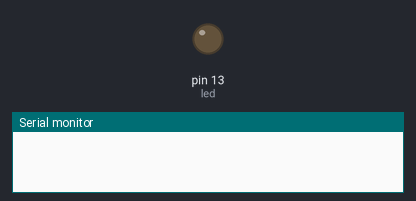
Recording of a sketch running on a simulated Arduino Uno, built with avr-gcc and run on an emulated ATmega328P. Parts: output pins drawn as LEDs (lit = HIGH), the last lines printed to the serial monitor.

Above: at 0.17 s.
At 5.4 s:
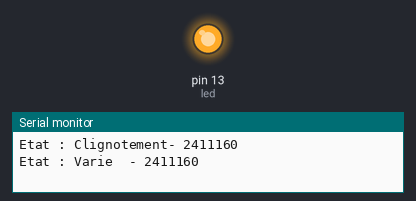
Timing chart, 0 to 9.7 s (numbered marks = the images above):
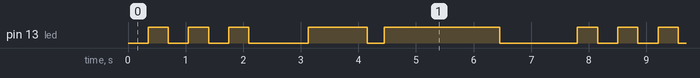

Measured:
- by itself, pin 13 (led): repeats every 7.5 s: 2 × (LOW 0.35 s, HIGH 0.35 s), LOW 1.0 s, HIGH 1.0 s, LOW 0.30 s, HIGH 2.0 s, LOW 1.4 s, HIGH 0.35 s
- by itself, everything shown: repeats every 7.5 s, in 10 steps

The sketch:

H-0sx_labo_01.ino
```cpp
#include <math.h>

enum EtatAppli {ETAT_DEPART, ETAT_VARIATION, ETAT_FIN};

EtatAppli etatActuelle = ETAT_DEPART;

int led = 0; // Broche PWM pour variation


void setup() {
  led = 13;
  pinMode(led, OUTPUT);
  Serial.begin(9600);
}

void etatDepart() {
  int nombreClignotements = ceil(6.0 / 2.0);
  int delayclig = 350;

  for (int i = 0; i < nombreClignotements; i++) {
    digitalWrite(led, LOW);
    delay(delayclig);
    digitalWrite(led, HIGH);
    delay(delayclig);
  }
}

void etatX() {
   int variationMax = 255;
   int delayx = 2048 / 255;

   for (int i = 0; i <= variationMax; i++) {
      analogWrite(led, i);
      delay(delayx);
    }

}

void etatY() {
  int delayY1 = 2000;
  int delayY2 = 1000;
  int delayY3 = 300;

  digitalWrite(led, LOW);
  delay(delayY3);

  digitalWrite(led, HIGH);
  delay(delayY1);

  digitalWrite(led, LOW);
  delay(delayY2);
}

void loop() {
  switch (etatActuelle) {
    case ETAT_DEPART:
      etatDepart();
      Serial.println("Etat : Clignotement- 2411160");
      etatActuelle = ETAT_VARIATION;
    break;

    case ETAT_VARIATION:
      etatX();
      Serial.println("Etat : Varie  - 2411160");
      etatActuelle = ETAT_FIN;
      break;

    case ETAT_FIN:
      etatY();
      Serial.println("Etat : Allume - 2411160");
      etatActuelle = ETAT_DEPART;
      break;
  }
}
```
